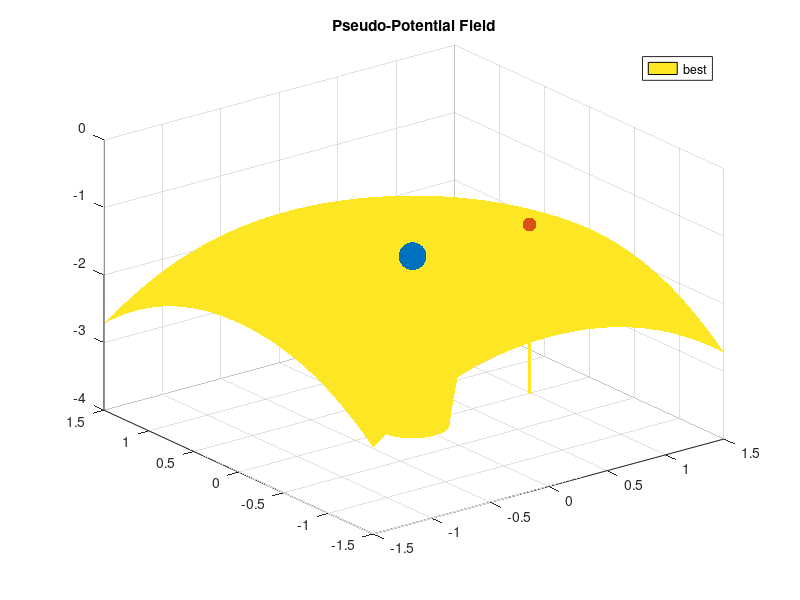

The MATLAB source for this figure:
clear
m_e = 5.9742*10^24;
m_l = 7.36*10^22;
mu = m_l / (m_e+m_l);


[x,y] = meshgrid(-1.5:0.01:1.5);


r_13 = sqrt((x+mu).^2+y.^2);
r_23 = sqrt((x-1+mu).^2+y.^2);
p = 0.5*(x.^2+y.^2) + (1-mu)./r_13 + mu ./ r_23;


figure(1)
surf(x,y,-p,'EdgeAlpha',0.3,'DisplayName','potential field')
hold on
plot3(-mu,0,-1.5,'Marker','.','MarkerSize',60,'DisplayName','Earth')
plot3(1-mu,0,-1.5,'Marker','.','MarkerSize',30,'DisplayName','Lunar')
hold off
legend(Location="best")
title("Pseudo-Potential Field")
zlim([-4,0])
